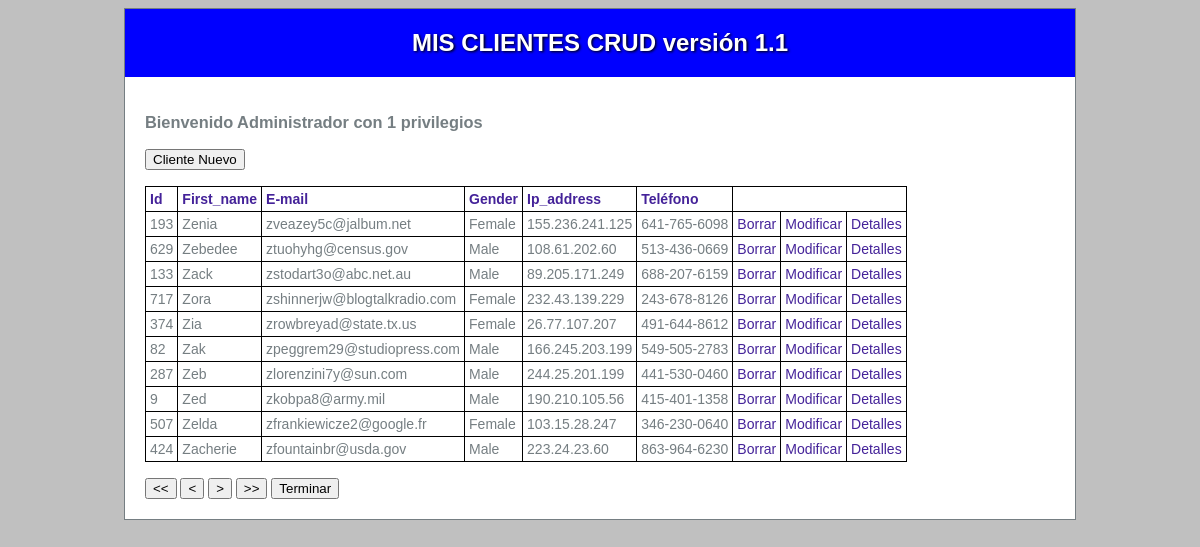
The page /?orden=Ordenar&valor=email (signed in) on the database its author committed.
### tables this page shows
create table Clientes (
	id INT(8) auto_increment not null,
	first_name VARCHAR(50),
	last_name VARCHAR(50),
	email VARCHAR(50),
	gender VARCHAR(50),
	ip_address VARCHAR(20),
	telefono VARCHAR(50),
	CONSTRAINT pk_usuarios PRIMARY KEY(id)
);

### app/models/AccesoDatos.php (called while the page is built, shortened)
<?php
class AccesoDatos
{
    private static $modelo = null;
    private $dbh = null;
    public static function getModelo()
    {
        if (self::$modelo == null) {
            self::$modelo = new AccesoDatos();
        }
        return self::$modelo;
    }
    private function __construct()
    {
        $this->dbh = new mysqli(DB_SERVER, DB_USER, DB_PASSWD, DATABASE);
    }
    public function getClientes($primero, $cuantos, $ordenacion, $numorden): array
    {
        $tuser = [];
        if ($numorden == 1) {
            $stmt_usuarios  = $this->dbh->prepare("select * from Clientes order by $ordenacion Desc limit $primero,$cuantos");
        } else {
            $stmt_usuarios  = $this->dbh->prepare("select * from Clientes order by $ordenacion  limit $primero,$cuantos");
        }
        $stmt_usuarios->execute();
        $result = $stmt_usuarios->get_result();
        if ($result) {
            while ($user = $result->fetch_object('Cliente')) {
                $tuser[] = $user;
            }
        }
        return $tuser;
    }
}

### app/models/Cliente.php (called while the page is built, shortened)
<?php
class Cliente {
   function &__get($name)
   {
       if ( property_exists($this,$name)){
           return $this->$name;
       }
   }
}

### app/views/list.php (the view)
<h3>Bienvenido <?= $nombre ?> con <?= $rol ?> privilegios</h3>
<form>
<button type="submit" name="orden" value="Nuevo"> Cliente Nuevo </button><br>
</form>
<br>
<table>
<tr>
    <th><a href="?orden=Ordenar&valor=id"> Id </a></th>
    <th><a href="?orden=Ordenar&valor=first_name">First_name</a></th>
    <th><a href="?orden=Ordenar&valor=email">E-mail</a></th>
    <th><a href="?orden=Ordenar&valor=gender">Gender</a></th>
    <th><a href="?orden=Ordenar&valor=ip_address">Ip_address</a></th>
    <th><a href="?orden=Ordenar&valor=telefono">Teléfono</a></th>
</tr>
<?php foreach ($tvalores as $valor): ?>
<tr>
<td><?= $valor->id ?> </td>
<td><?= $valor->first_name ?> </td>
<td><?= $valor->email ?> </td>
<td><?= $valor->gender ?> </td>
<td><?= $valor->ip_address ?> </td>
<td><?= $valor->telefono ?> </td>
<td><a href="#" onclick="confirmarBorrar('<?=$valor->first_name?>',<?=$valor->id?>);" >Borrar</a></td>
<td><a href="?orden=Modificar&id=<?=$valor->id?>">Modificar</a></td>
<td><a href="?orden=Detalles&id=<?=$valor->id?>" >Detalles</a></td>
<tr>
<?php endforeach ?>
</table>
<form>
<br>
<button type="submit" name="nav" value="Primero"> << </button>
<button type="submit" name="nav" value="Anterior"> < </button>
<button type="submit" name="nav" value="Siguiente"> > </button>
<button type="submit" name="nav" value="Ultimo"> >> </button>
<button type="submit" name="orden" value="Terminar"> Terminar</button><br>
</form>

### web/css/default.css (style rules this page uses)
body { background: silver; text-align: justify; font-family: Tahoma, Geneva, sans-serif; font-size: 14px; color: #757E82; }
a { color: #429; text-decoration: none; }
table, th, td { border: 1px solid black; border-collapse:collapse; padding: 4px; }

### rows shown on the page
clientes: id "193", first_name "Zenia", email "zveazey5c@jalbum.net", gender "Female", ip_address "155.236.241.125", telefono "641-765-6098"
clientes: id "629", first_name "Zebedee", email "ztuohyhg@census.gov", gender "Male", ip_address "108.61.202.60", telefono "513-436-0669"
clientes: id "133", first_name "Zack", email "zstodart3o@abc.net.au", gender "Male", ip_address "89.205.171.249", telefono "688-207-6159"
clientes: id "717", first_name "Zora", email "zshinnerjw@blogtalkradio.com", gender "Female", ip_address "232.43.139.229", telefono "243-678-8126"
clientes: id "374", first_name "Zia", email "zrowbreyad@state.tx.us", gender "Female", ip_address "26.77.107.207", telefono "491-644-8612"
clientes: id "82", first_name "Zak", email "zpeggrem29@studiopress.com", gender "Male", ip_address "166.245.203.199", telefono "549-505-2783"
clientes: id "287", first_name "Zeb", email "zlorenzini7y@sun.com", gender "Male", ip_address "244.25.201.199", telefono "441-530-0460"
clientes: id "9", first_name "Zed", email "zkobpa8@army.mil", gender "Male", ip_address "190.210.105.56", telefono "415-401-1358"
clientes: id "507", first_name "Zelda", email "zfrankiewicze2@google.fr", gender "Female", ip_address "103.15.28.247", telefono "346-230-0640"
clientes: id "424", first_name "Zacherie", email "zfountainbr@usda.gov", gender "Male", ip_address "223.24.23.60", telefono "863-964-6230"

### other values the page prints
$nombre "Administrador"
$rol "1"
